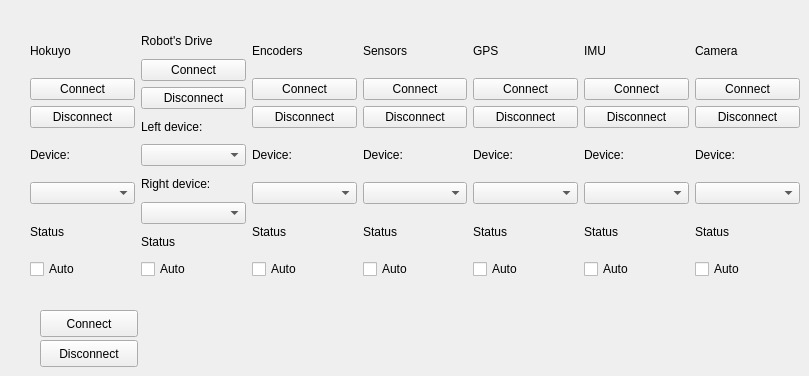
    <widget class="QWidget" name="devicesTab">
     <attribute name="title">
      <string>Devices</string>
     </attribute>
     <widget class="QWidget" name="horizontalLayoutWidget">
      <property name="geometry">
       <rect>
        <x>30</x>
        <y>29</y>
        <width>770</width>
        <height>250</height>
       </rect>
      </property>
      <layout class="QHBoxLayout" name="horizontalLayout">
       <item>
        <layout class="QVBoxLayout" name="verticalLayout_11">
         <item>
          <widget class="QLabel" name="label_22">
           <property name="text">
            <string>Hokuyo</string>
           </property>
          </widget>
         </item>
         <item>
          <widget class="QPushButton" name="hokuyoConnectButton">
           <property name="text">
            <string>Connect</string>
           </property>
          </widget>
         </item>
         <item>
          <widget class="QPushButton" name="hokuyoDisconnectButton">
           <property name="text">
            <string>Disconnect</string>
           </property>
          </widget>
         </item>
         <item>
          <widget class="QLabel" name="label_8">
           <property name="text">
            <string>Device:</string>
           </property>
          </widget>
         </item>
         <item>
          <widget class="QComboBox" name="hokuyoPortCombo"/>
         </item>
         <item>
          <widget class="QLabel" name="hokuyoStatusLabel">
           <property name="text">
            <string>Status</string>
           </property>
          </widget>
         </item>
         <item>
          <widget class="QCheckBox" name="hokuyoAutoCheckBox">
           <property name="text">
            <string>Auto</string>
           </property>
          </widget>
         </item>
        </layout>
       </item>
       <item>
        <layout class="QVBoxLayout" name="verticalLayout_6">
         <item>
          <widget class="QLabel" name="label_23">
           <property name="text">
            <string>Robot's Drive</string>
           </property>
          </widget>
         </item>
         <item>
          <widget class="QPushButton" name="robotDriveConnectButton">
           <property name="text">
            <string>Connect</string>
           </property>
          </widget>
         </item>
         <item>
          <widget class="QPushButton" name="robotDriveDisconnectButton">
           <property name="text">
            <string>Disconnect</string>
           </property>
          </widget>
         </item>
         <item>
          <widget class="QLabel" name="label_4">
           <property name="text">
            <string>Left device:</string>
           </property>
          </widget>
         </item>
         <item>
          <widget class="QComboBox" name="robotDriversLeftPortCombo"/>
         </item>
         <item>
          <widget class="QLabel" name="label_35">
           <property name="text">
            <string>Right device:</string>
           </property>
          </widget>
         </item>
         <item>
          <widget class="QComboBox" name="robotDriversRightPortCombo"/>
         </item>
         <item>
          <widget class="QLabel" name="robotDriveStatusLabel">
           <property name="text">
            <string>Status</string>
           </property>
          </widget>
         </item>
         <item>
          <widget class="QCheckBox" name="robotDriveAutoCheckBox">
           <property name="text">
            <string>Auto</string>
           </property>
          </widget>
         </item>
        </layout>
       </item>
       <item>
        <layout class="QVBoxLayout" name="verticalLayout_12">
         <item>
          <widget class="QLabel" name="label_30">
           <property name="text">
            <string>Encoders</string>
           </property>
          </widget>
         </item>
         <item>
          <widget class="QPushButton" name="encodersConnectButton">
           <property name="text">
            <string>Connect</string>
           </property>
          </widget>
         </item>
         <item>
          <widget class="QPushButton" name="encodersDisconnectButton">
           <property name="text">
            <string>Disconnect</string>
           </property>
          </widget>
         </item>
         <item>
          <widget class="QLabel" name="label_33">
           <property name="text">
            <string>Device:</string>
           </property>
          </widget>
         </item>
         <item>
          <widget class="QComboBox" name="encodersPortCombo"/>
         </item>
         <item>
          <widget class="QLabel" name="label_34">
           <property name="text">
            <string>Status</string>
           </property>
          </widget>
         </item>
         <item>
          <widget class="QCheckBox" name="encodersAutoCheckBox">
           <property name="text">
            <string>Auto</string>
           </property>
          </widget>
         </item>
        </layout>
       </item>
       <item>
        <layout class="QVBoxLayout" name="verticalLayout_10">
         <item>
          <widget class="QLabel" name="label_24">
           <property name="text">
            <string>Sensors</string>
           </property>
          </widget>
         </item>
         <item>
          <widget class="QPushButton" name="sensorsConnectButton">
           <property name="text">
            <string>Connect</string>
           </property>
          </widget>
         </item>
         <item>
          <widget class="QPushButton" name="sensorsDisconnectButton">
           <property name="text">
            <string>Disconnect</string>
           </property>
          </widget>
         </item>
         <item>
          <widget class="QLabel" name="label_6">
           <property name="text">
            <string>Device:</string>
           </property>
          </widget>
         </item>
         <item>
          <widget class="QComboBox" name="sensorsPortCombo"/>
         </item>
         <item>
          <widget class="QLabel" name="sensorsStatusLabel">
           <property name="text">
            <string>Status</string>
           </property>
          </widget>
         </item>
         <item>
          <widget class="QCheckBox" name="sensorsAutoCheckBox">
           <property name="text">
            <string>Auto</string>
           </property>
          </widget>
         </item>
        </layout>
       </item>
       <item>
        <layout class="QVBoxLayout" name="verticalLayout_7">
         <item>
          <widget class="QLabel" name="label_25">
           <property name="text">
            <string>GPS</string>
           </property>
          </widget>
         </item>
         <item>
          <widget class="QPushButton" name="gpsConnectButton">
           <property name="text">
            <string>Connect</string>
           </property>
          </widget>
         </item>
         <item>
          <widget class="QPushButton" name="gpsDisconnectButton">
           <property name="text">
            <string>Disconnect</string>
           </property>
          </widget>
         </item>
         <item>
          <widget class="QLabel" name="label_5">
           <property name="text">
            <string>Device:</string>
           </property>
          </widget>
         </item>
         <item>
          <widget class="QComboBox" name="gpsPortCombo"/>
         </item>
         <item>
          <widget class="QLabel" name="gpsStatusLabel">
           <property name="text">
            <string>Status</string>
           </property>
          </widget>
         </item>
         <item>
          <widget class="QCheckBox" name="gpsAutoCheckBox">
           <property name="text">
            <string>Auto</string>
           </property>
          </widget>
         </item>
        </layout>
       </item>
       <item>
        <layout class="QVBoxLayout" name="verticalLayout_5">
         <item>
          <widget class="QLabel" name="label_26">
           <property name="text">
            <string>IMU</string>
           </property>
          </widget>
         </item>
         <item>
          <widget class="QPushButton" name="imuConnectButton">
           <property name="text">
            <string>Connect</string>
           </property>
          </widget>
         </item>
         <item>
          <widget class="QPushButton" name="imuDisconnectButton">
           <property name="text">
            <string>Disconnect</string>
           </property>
          </widget>
         </item>
         <item>
          <widget class="QLabel" name="label_2">
           <property name="text">
            <string>Device:</string>
           </property>
          </widget>
         </item>
         <item>
          <widget class="QComboBox" name="imuPortCombo"/>
         </item>
         <item>
          <widget class="QLabel" name="imuStatusLabel">
           <property name="text">
            <string>Status</string>
           </property>
          </widget>
         </item>
         <item>
          <widget class="QCheckBox" name="imuAutoCheckBox">
           <property name="text">
            <string>Auto</string>
           </property>
          </widget>
         </item>
        </layout>
       </item>
       <item>
        <layout class="QVBoxLayout" name="verticalLayout_3">
         <item>
          <widget class="QLabel" name="label_27">
           <property name="text">
            <string>Camera</string>
           </property>
          </widget>
         </item>
         <item>
          <widget class="QPushButton" name="cameraConnectButton">
           <property name="text">
            <string>Connect</string>
           </property>
          </widget>
         </item>
         <item>
          <widget class="QPushButton" name="cameraDisconnectButton">
           <property name="text">
            <string>Disconnect</string>
           </property>
          </widget>
         </item>
         <item>
          <widget class="QLabel" name="label_28">
           <property name="text">
            <string>Device:</string>
           </property>
          </widget>
         </item>
         <item>
          <widget class="QComboBox" name="cameraPortCombo"/>
         </item>
         <item>
          <widget class="QLabel" name="camerasStatusLabel">
           <property name="text">
            <string>Status</string>
           </property>
          </widget>
         </item>
         <item>
          <widget class="QCheckBox" name="cameraAutoCheckBox">
           <property name="text">
            <string>Auto</string>
           </property>
          </widget>
         </item>
        </layout>
       </item>
      </layout>
     </widget>
     <widget class="QPushButton" name="allDevicesConnectButton">
      <property name="geometry">
       <rect>
        <x>40</x>
        <y>310</y>
        <width>98</width>
        <height>27</height>
       </rect>
      </property>
      <property name="text">
       <string>Connect</string>
      </property>
     </widget>
     <widget class="QPushButton" name="allDevicesDisconnectButton">
      <property name="geometry">
       <rect>
        <x>40</x>
        <y>340</y>
        <width>98</width>
        <height>27</height>
       </rect>
      </property>
      <property name="text">
       <string>Disconnect</string>
      </property>
     </widget>
    </widget>
